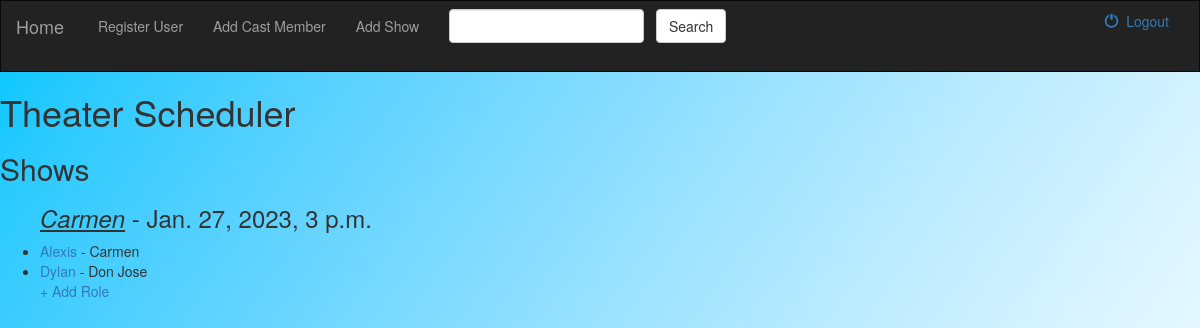
Before: /getdata/home/ with the older database file.
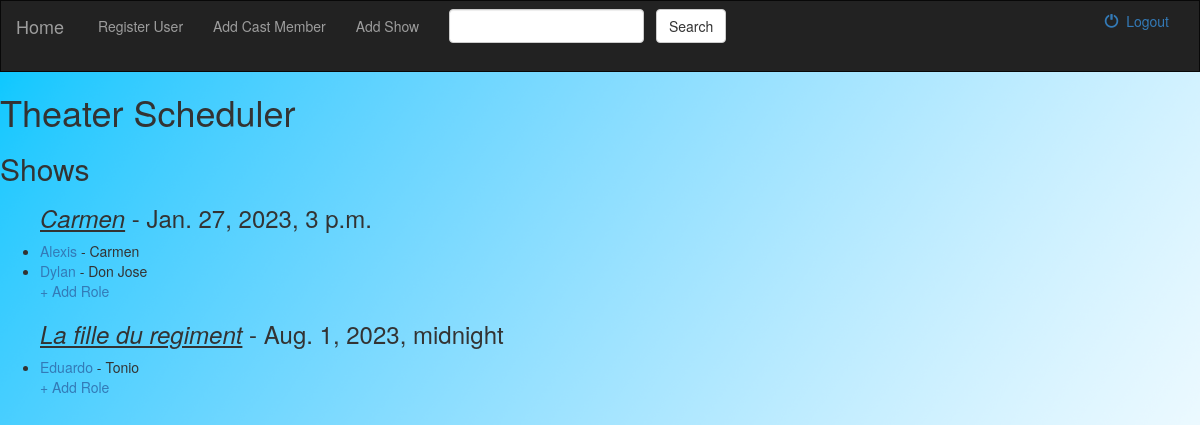
After: the same page with the newer database file.
### getdata/models.py (models this page shows, shortened)
class Shows(models.Model):
    title = models.CharField(max_length=128, unique=True, null=False)
    rehearsal_start = models.DateTimeField(null=False)
    show_open = models.DateTimeField(null=False)
    director_id = models.ForeignKey(Performers, on_delete=models.CASCADE)
    favorite = models.BooleanField(default=False)

class Roles(models.Model):
    name = models.CharField(max_length=128, null=False)
    show_id = models.ForeignKey(Shows, on_delete=models.CASCADE)
    performer_id = models.ForeignKey(Performers, on_delete=models.CASCADE)

class Performers(models.Model):
    name = models.CharField(max_length=128, unique=True, null=False)
    email = models.CharField(max_length=128, unique=True, null=False)
    phone = models.CharField(max_length=10, unique=True, null=False)

### getdata/views.py (the view)
# urls.py: path('home/', views.HomeView.as_view(), name='home'),
class HomeView(generic.ListView):
    template_name = 'home.html'
    def get_queryset(self):
        return Shows.objects.all()

### getdata/templates/home.html (shortened to what this page needs)
{% extends 'base.html' %}
{% block body %}
<h1>Theater Scheduler</h1>
<h2>Shows</h2>
<ul>{% for show in object_list %}
        <h3><u><i>{{ show.title }}</i></u>  - {{ show.show_open }}</h3>
        {% for role in show.roles_set.all %}
            <li><a href="{% url 'getdata:info' role.performer_id.id %}">{{ role.performer_id.name }}</a> - {{ role.name }}</li>
        {% endfor %}
        <a href="{% url 'getdata:role-add' %}">+ Add Role</a>
    {% endfor %}
</ul>
{% endblock %}

### getdata/templates/base.html (shortened to what this page needs)
<!DOCTYPE html>
<html>
    <head>
        {% load static %}
        <link rel="stylesheet" href="https://maxcdn.bootstrapcdn.com/bootstrap/3.3.6/css/bootstrap.min.css">
        <link rel="stylesheet" type="text/css" href="{% static 'style.css' %}">
    </head>
    <body>
    <nav class="navbar navbar-inverse">
        <div class="container-fluid">
            <div class="navbar-header">
            <a class="navbar-brand" href="{% url 'getdata:home' %}">Home</a>&nbsp;
            </div>
            <div class="collapse navbar-collapse">
                <ul class="nav navbar-nav">
                    <li class="">
                        <a href="{% url 'getdata:register' %}" aria-hidden="true">Register User</a>&nbsp;
                    </li>
                    <li class="">
                        <a href="{% url 'getdata:performer-add' %}" aria-hidden="true">Add Cast Member</a>&nbsp;
                    </li>
                    <li class="">
                        <a href="{% url 'getdata:show-add' %}" aria-hidden="true">Add Show</a>&nbsp;
                    </li>
                </ul>
                <form class="navbar-form navbar-left" role="search" method="get" action="">
                    <div class="form-group">
                        <input type="text" class="form-control" name="q" value="">&nbsp;
                    </div>&nbsp;
                    <button type="submit" class="btn btn-default">Search</button>&nbsp;
                </form>
                <ul class="nav navbar-right">
                    <li class="">
                        <a href="">
                            <span class="glyphicon glyphicon-off" aria-hidden="true"></span>&nbsp; Logout
                        </a>
                    </li>
                </ul>
            </div>
        </div>
    </nav>
    {% block body %}
    {% endblock %}
    </body>
</html>

### getdata/static/style.css (style rules this page uses)
body { background: white url("images/bluebackground.png"); background-size: cover; }
.navbar { border-radius: 0px; }

Changed rows visible on the page:
added Shows: title "La fille du regiment", show_open "Aug. 1, 2023, midnight"
added Roles: performer_id.name "Eduardo", name "Tonio", shown under "La fille du regiment"
